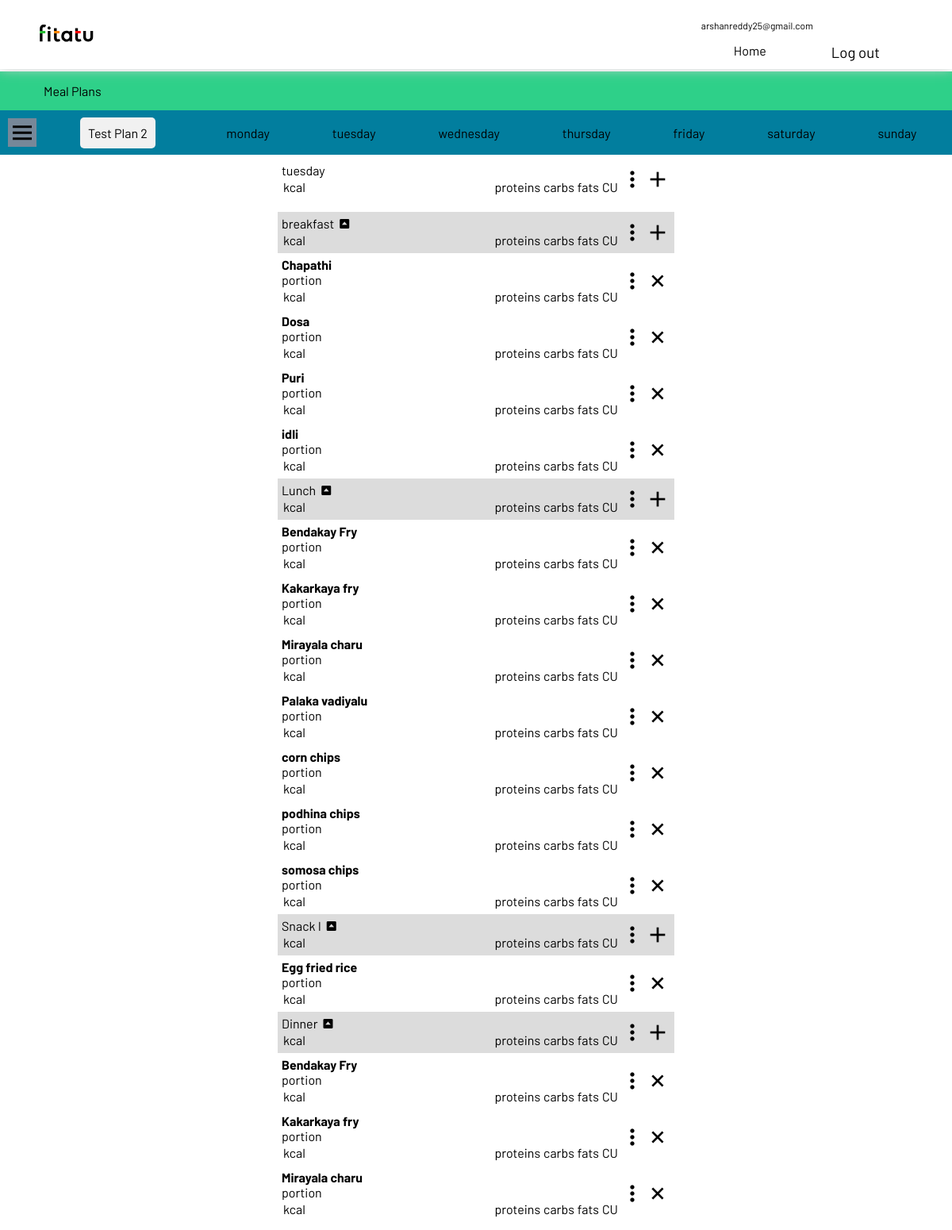
Page /mealplans/plans/Test Plan 2 on the committed database.
### MealPlans/models.py (models this page shows, shortened)
class MealPlans(models.Model):
    DAYS = [('MONDAY', 'MONDAY'), ('TUESDAY', 'TUESDAY'), ('WEDNESDAY', 'WEDNESDAY'),
            ('THURSDAY', 'THURSDAY'), ('FRIDAY', 'FRIDAY'), ('SATURDAY', 'SATURDAY'),
            ('SUNDAY', 'SUNDAY')]
    plan_name = models.CharField(max_length=256, blank=False, null=False, unique=True)
    monday = models.ForeignKey('Days', on_delete=models.CASCADE,
                               related_name='mondayGroup', blank=True,
                               null=True)
    tuesday = models.ForeignKey('Days', on_delete=models.CASCADE,
                                related_name='tuesdayGroup', blank=True,
                                null=True)
    wednesday = models.ForeignKey('Days', on_delete=models.CASCADE,
                                  related_name='wednesdayGroup', blank=True,
                                  null=True)
    thursday = models.ForeignKey('Days', on_delete=models.CASCADE,
                                 related_name='thursdayGroup', blank=True,
                                 null=True)
    friday = models.ForeignKey('Days', on_delete=models.CASCADE,
                               related_name='fridayGroup', blank=True,
                               null=True)
    saturday = models.ForeignKey('Days', on_delete=models.CASCADE,
                                 related_name='saturdayGroup', blank=True,
                                 null=True)
    sunday = models.ForeignKey('Days', on_delete=models.CASCADE,
                               related_name='sundayGroup', blank=True,
                               null=True
                               )
    default_day = models.CharField(choices=DAYS, max_length=10)
    def get_absolute_url(self):
        return reverse("MealPlans:get_meal_plan_single", kwargs={'plan_name': self.plan_name})

class FoodGroup(models.Model):
    title = models.CharField(max_length=1024, blank=False, null=False, )
    food_items = models.ManyToManyField(DishItems, related_name='FoodGroup', blank=True)
    food_day = models.ForeignKey('Days', related_name='FoodGroup', blank=True, null=True, on_delete=models.CASCADE)
    preset = models.ForeignKey("Preset", related_name="preset", blank=True, null=True, on_delete=models.DO_NOTHING)
    order = models.IntegerField(default=0)
    time = models.TimeField(blank=True, null=True)
    class Meta:
        ordering = ['time', 'order', 'preset']

### RecipeBook/models.py (models this page shows, shortened)
class DishItems(PolymorphicModel):
    name = models.CharField(max_length=256, null=False, blank=False,
                            primary_key=True, validators=[])

class Dish(DishItems):
    picture = models.ImageField(blank=False, null=False)
    test= models.TextField()
    category_choices = (('Veg', 'Veg'), ('NonVeg', 'NonVeg'))
    category = models.CharField(max_length=60, choices=category_choices,
                                null=False, blank=False)
    total_Rating = models.IntegerField(default=0, null=False,
                                       blank=False)

class Ingredients(DishItems):
    picture = models.ImageField(blank=False, null=False)
    category_choices = (('Veg', 'Veg'), ('NonVeg', 'NonVeg'))
    category = models.CharField(max_length=60, choices=category_choices, blank=False,
                                null=False)
    amount_choices = (('gms', 'gms'), ('oneserv', 'oneserv'), ('ml', 'ml'))
    amount_type = models.CharField(max_length=60, blank=False, null=False,
                                   choices=amount_choices)

### MealPlans/views.py (the view)
# urls.py: path('plans/', get_meal_plan, name="get_meal_plan"),
def get_meal_plan(request, plan_name=None):
    if plan_name:
        instance = MealPlans.objects.get(plan_name=plan_name)
    else:
        instance = MealPlans.objects.get(plan_name="Test Plan")
    all_instances = MealPlans.objects.all()
    all_attributes = model_to_dict(instance)
    all_attributes.pop('id')
    all_attributes.pop('plan_name')
    all_attributes.pop('default_day')
    days = all_attributes.keys()
    context = {
        'days': days,
        'instance': instance,
        'all_instances': all_instances,
    }
    data = serializers.serialize("json", [instance])
    my_data = request.session.get('instance')
    context['data'] = data
    request.session['instance'] = data
    return render(request, 'MealPlans/main_mealplans.html', context=context)

### MealPlans/templates/MealPlans/main_mealplans.html (shortened to what this page needs)
{% extends 'core/base/base.html' %}
{% load static %}
{% block main_page_extenal_css %}
    {{ block.super }}
    <link rel="stylesheet" href="{% static 'MealPlans/css/main_mealplans.css' %}"/>
    <link rel="stylesheet" href="{% static 'MealPlans/CopyMealsWidget/css/CopyMealsWidget.css' %}" />
    <link rel="stylesheet"
          href="{% static 'MealPlans/MealPlanDaysNavigationWidget/css/MealPlanDaysNavigationWidget.css' %}"/>
    {% include 'MealPlans/HTMLWidgets/DayWidget/DayWidgetIncludes.html' %}
{% endblock %}
{% block main_page_external_css_scripts %}
    {{ block.super }}
    <link type="text/css" rel="stylesheet"
          href="{% static 'MealPlans/Ajax/load_day_options_food_group/css/load_day_options_food_group.css' %}"/>
    {% include 'MealPlans/HTMLWidgets/SideBarNavigationWidget/SideBarNavigationWidgetIncludes.html' %}
{% endblock %}
{% block main_content %}
    <div id="meal_plans_menu_bar" class="meal_plans_menu_bar" data-url="{% url 'MealPlans:ajax_save_default_day' %}">
        <div>
            <i class="bx bx-menu bx-md meal_plans_side_bar_button" id="meal_plans_side_bar_button"></i>
        </div>
        {% include 'MealPlans/HTMLWidgets/MealPlanDaysNavigationWidget/MealPlanDaysNavigationWidget.html' %}
    </div>
    <div class="day_main">
        {% include 'MealPlans/HTMLWidgets/DayWidget/DayWidgetWrapper.html' %}
    </div>
{% endblock %}

### MealPlans/templates/MealPlans/HTMLWidgets/MealPlanDaysNavigationWidget/MealPlanDaysNavigationWidget.html
<div class="meal_plans_day_navigation_widget">
    <div class="meal_plans_plan_name">{{ instance.plan_name }}</div>
    <div class="meal_plans_menu_spacer"></div>
    <div class="meal_plans_day_navigation_bar">
        {% for day in days %}
              <div id="select_{{ day }}" class="meal_plans_day_button">{{ day }}</div>
        {% endfor %}
    </div>
</div>

### MealPlans/templates/MealPlans/HTMLWidgets/DayWidget/FoodGroupWidget/CalorieTrackerWidget/CalorieTrackerWidget.html
<div class="calorie_tracker_wrapper">
    <div class="calorie_tracker_kcal calorie_tracker_parameters">kcal</div>
    <div class="calorie_tracker_proteins calorie_tracker_parameters">proteins</div>
    <div class="calorie_tracker_carbs calorie_tracker_parameters">carbs</div>
    <div class="calorie_tracker_fats calorie_tracker_parameters">fats</div>
    <div class="calorie_tracker_CU calorie_tracker_parameters">CU</div>
</div>

### MealPlans/templates/MealPlans/HTMLWidgets/DayWidget/FoodGroupWidget/FoodGroupWidget.html (shortened to what this page needs)
<div class="food_group_main_wrapper">
    <div class="food_group_wrapper">
        <div class="food_group_details_wrapper">
            <div class="food_group_details">
                <p>{{ food_group.title }}</p>
                {% if food_group.food_items.all %}
                    <i class='bx bxs-caret-up-square'></i>
                {% endif %}
            </div>
            {% include 'MealPlans/HTMLWidgets/DayWidget/FoodGroupWidget/CalorieTrackerWidget/CalorieTrackerWidget.html' %}
        </div>
        <div id="food_group_removal_id" class="food_group_options" data-id="{{ food_group.id }}"
             data-url="{% url 'MealPlans:ajax_load_days_options_food_group_sub_menu' food_group.id %}">
            <i class='bx bx-dots-vertical-rounded'></i>
        </div>
        <div class="food_group_add_items">
            <form action="{% url 'MealPlans:add_dish_product_to_plan' %}" method="POST">
                <button type="submit"><i class='bx bx-plus'></i></button>
            </form>
        </div>
    </div>
    <div class="food_items_section">
        {% for food_item in food_group.food_items.all %}
            {% include 'MealPlans/HTMLWidgets/DayWidget/FoodItemWidget/FoodItemWidget.html' with item=food_item %}
        {% endfor %}
    </div>
</div>

### MealPlans/templates/MealPlans/HTMLWidgets/DayWidget/FoodItemWidget/FoodItemWidget.html
<div class="food_item_wrapper">
    <div class="food_item_details_wrapper">
        <div class="food_item_details">
            <b><p>{{ item.name }}</p></b>
        </div>
        <div class="food_item_portion">
            <p>portion</p>
        </div>
        {% include 'MealPlans/HTMLWidgets/DayWidget/FoodGroupWidget/CalorieTrackerWidget/CalorieTrackerWidget.html' %}
    </div>
    <div class="food_item_option">
        <i class="bx bx-dots-vertical-rounded"></i>
    </div>
    <div class="food_item_remove">
        <i class='bx bx-x'></i>
    </div>
</div>

### core/static/core/base/css/base_global.css (style rules this page uses)
* { box-sizing: border-box; }

### MealPlans/static/MealPlans/css/main_mealplans.css (style rules this page uses)
.meal_plans_menu_bar { display: flex; align-content: center; align-items: center; padding: 5px; background-color: #027e9e; }
.meal_plans_menu_spacer { flex-basis : 50px; }
.day_main { display: flex; flex-direction: column; align-content: center; justify-content: center; align-items: center; }

### MealPlans/static/MealPlans/MealPlanDaysNavigationWidget/css/MealPlanDaysNavigationWidget.css (style rules this page uses)
.meal_plans_day_navigation_widget { display: flex; flex:1; }
.meal_plans_plan_name { background-color: #f1f1f1; border-radius: 5px; padding: 10px; }
.meal_plans_day_navigation_bar { display: flex; flex:1; align-content: center; justify-content: space-around; align-items: center; }
.meal_plans_day_button { cursor: pointer; transition: all 0.4s; padding: 5px; }

### MealPlans/static/MealPlans/DayWidget/FoodGroupWidget/css/FoodGroupWidget.css (style rules this page uses)
.food_group_wrapper { display: flex; padding: 5px; background: #dcdcdc; align-items: center; }
.food_group_details_wrapper { flex:1; }
.food_group_details { display: flex; align-items: center; }
.food_group_details i { padding: 0 5px; transition: transform 0.5s; }
.food_group_options { cursor: pointer; }
.food_group_options i { font-size: 2rem; }
.food_group_add_items { cursor: pointer; }
.food_group_add_items button { border:none; background: none; cursor: pointer; }
.food_group_add_items i { font-size: 2rem; }

### MealPlans/static/MealPlans/DayWidget/FoodItemWidget/css/FoodItemWidget.css (style rules this page uses)
.food_item_wrapper { display: flex; padding: 5px 5px; align-items: center; }
.food_item_details { display: flex; }
.food_item_remove { cursor: pointer; }
.food_item_remove i { font-size: 2rem; }
.food_item_option { font-size: 2rem; }
.food_item_details_wrapper { flex:1; }

### MealPlans/static/MealPlans/DayWidget/FoodGroupWidget/CalorieTrackerWidget/css/CalorieTrackerWidget.css (style rules this page uses)
.calorie_tracker_wrapper { display: flex; align-content: center; align-items:center; justify-content: space-around; }
.calorie_tracker_proteins { margin-left: auto; }

### core/static/core/base/HeaderWidget/css/HeaderWidget.css (style rules this page uses)
* { margin: 0; padding: 0; }
body { font-family: Barlow,sans-serif; font-size: 16px; }

### MealPlans/static/MealPlans/SideBarNavigationWidget/css/SideBarNavigationWidget.css (style rules this page uses)
.meal_plans_side_bar_button { margin: 5px; cursor: pointer; background-color: lightslategrey; }

### rows in the picture
MealPlans: plan_name "Test Plan 2"
FoodGroup: title "breakfast"
DishItems: name "Chapathi"
DishItems: name "Dosa"
DishItems: name "Puri"
DishItems: name "idli"
FoodGroup: title "Lunch"
DishItems: name "Bendakay Fry"
DishItems: name "Kakarkaya fry"
DishItems: name "Mirayala charu"
DishItems: name "Palaka vadiyalu"
DishItems: name "corn chips"
DishItems: name "podhina chips"
DishItems: name "somosa chips"
FoodGroup: title "Snack I"
DishItems: name "Egg fried rice"
FoodGroup: title "Dinner"

### other values in the picture
{{ day }} "monday" "tuesday" "wednesday" "thursday" "friday" "saturday" "sunday"
{{ day_id }} "tuesday"
